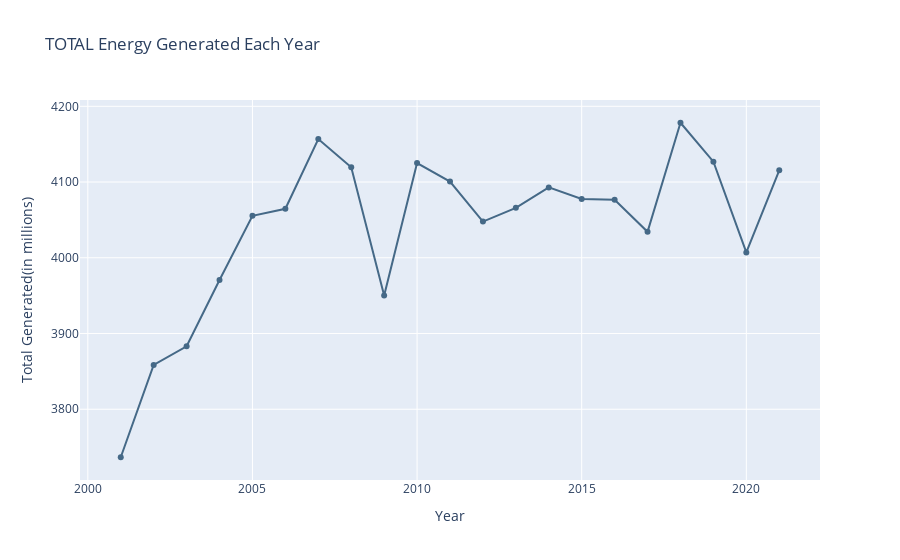

Notebook code for this chart:
### Code cell
from query_total_energy import query_data

df = query_data()
fig = px.line(df, x="Year", y="Total Generated(in millions)", title="TOTAL Energy Generated Each Year", markers=True)
fig.update_traces(line_color='#456987')
fig.show()

### Figure 1 — Plotly figure (JSON) as saved in the notebook; plotly's stock layout.template omitted (floating-point values rounded to 4 significant figures)
{"data": [{"hovertemplate": "Year=%{x}<br>Total Generated(in millions)=%{y}<extra></extra>", "legendgroup": "", "line": {"color": "#456987", "dash": "solid"}, "marker": {"symbol": "circle"}, "mode": "markers+lines", "name": "", "orientation": "v", "showlegend": false, "type": "scatter", "x": [2021, 2020, 2019, 2018, 2017, 2016, 2015, 2014, 2013, 2012, 2011, 2010, 2009, 2008, 2007, 2006, 2005, 2004, 2003, 2002, 2001], "xaxis": "x", "y": [4116.0, 4007.0, 4127.0, 4178.0, 4034.0, 4077.0, 4078.0, 4093.0, 4066.0, 4048.0, 4101.0, 4125.0, 3950.0, 4119.0, 4157.0, 4065.0, 4055.0, 3971.0, 3883.0, 3858.0, 3737.0], "yaxis": "y"}], "layout": {"legend": {"tracegroupgap": 0}, "title": {"text": "TOTAL Energy Generated Each Year"}, "xaxis": {"anchor": "y", "domain": [0, 1], "title": {"text": "Year"}}, "yaxis": {"anchor": "x", "domain": [0, 1], "title": {"text": "Total Generated(in millions)"}}}}
